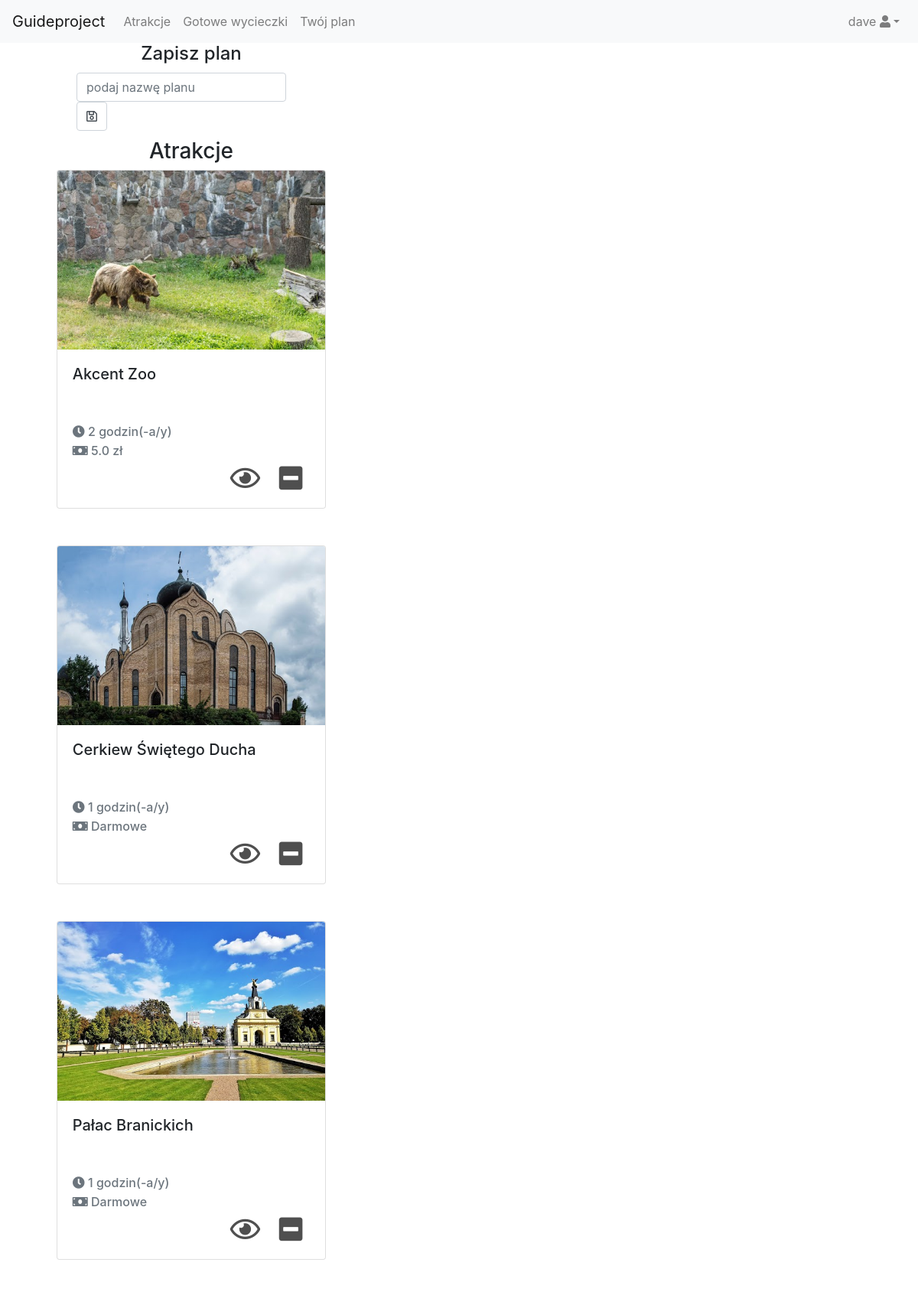
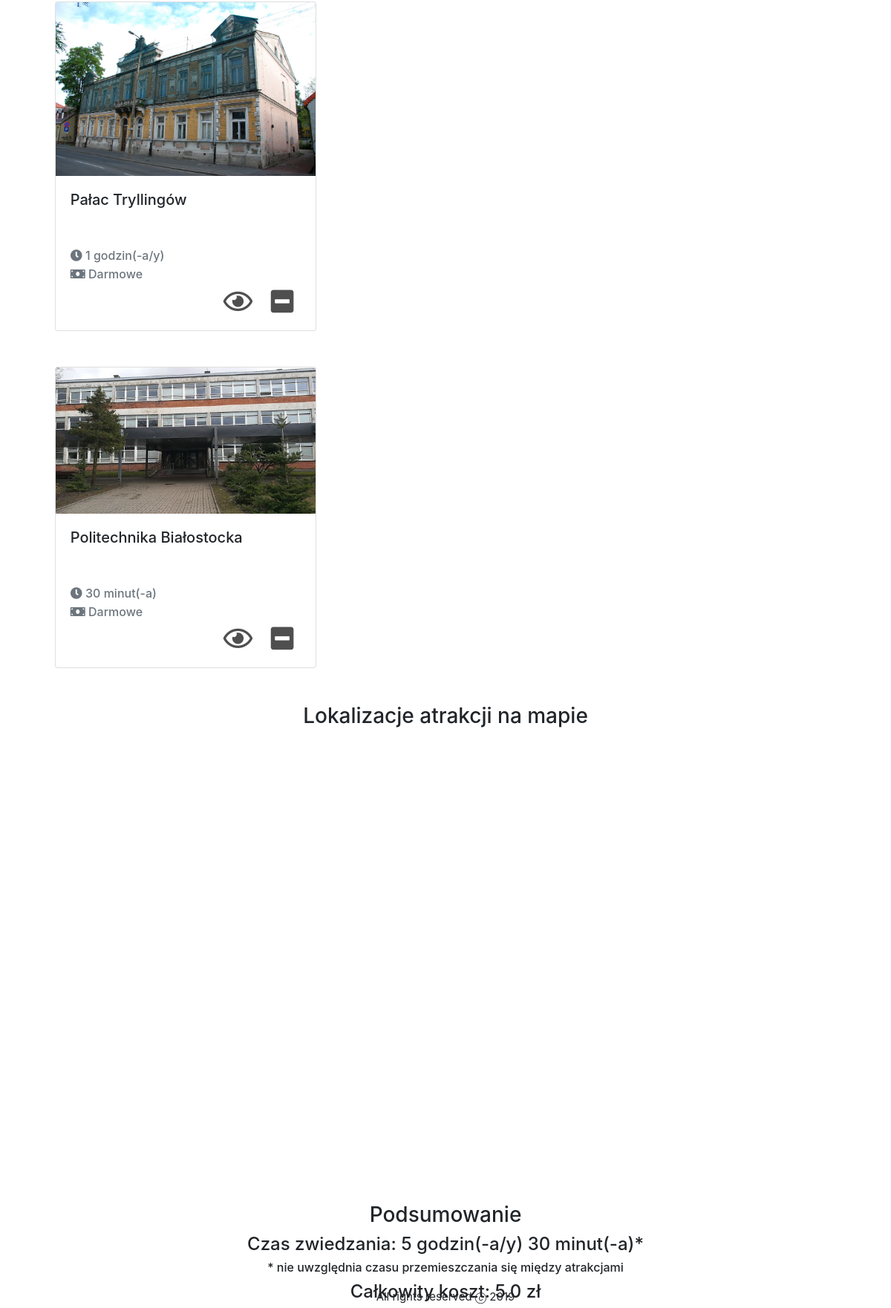
/guide/shoppingcart (signed in), run on the app's committed database (2 pictures, top to bottom).
### guide/models.py (models this page shows, shortened)
class Attraction(models.Model):
    name = models.CharField(_("Name"),
                            max_length=200, help_text="Enter attraction's name.")
    description = models.TextField(max_length=500)
    categories = models.ManyToManyField(
        "Category")
    localization = models.ForeignKey(
        "Localization", verbose_name=_("Address"), on_delete=models.CASCADE, null=True, blank=True)
    timeNeededToSightsee = models.FloatField(
        _("Time neede to sightsee (in hours)"))
    ticketCost = models.FloatField(
        _("Ticket's cost"), default=0)
    def display_catogory(self):
        """Create a string for the Category. This is required to display category in Admin."""
        return ', '.join(category.name for category in self.categories.all())
    def getTimeAsFormattedString(self):
        hours = int(self.timeNeededToSightsee)
        minutes = int((self.timeNeededToSightsee % 1)*60)
        result = ''
        if hours:
            result += str(hours) + ' godzin(-a/y) '
        if minutes:
            result += str(minutes) + ' minut(-a)'
        return result
    def getFormattedCost(self):
        if self.ticketCost == 0:
            return 'Darmowe'
        else:
            return f'{str(self.ticketCost)} zł'
    display_catogory.short_description = 'Category'
    class Meta:
        ordering = ['name']

class ShoppingCart(models.Model):
    owner = models.ForeignKey("Client", verbose_name=_(
        "właściciel"), on_delete=models.CASCADE)
    attractions = models.ManyToManyField(
        "Attraction", verbose_name=_("Attraction list"), blank=True)
    def getTotalCost(self):
        tCost = 0
        for attraction in self.attractions.all():
            tCost += attraction.ticketCost
        return tCost
    def getTotalTime(self):
        tTime = 0
        for attraction in self.attractions.all():
            tTime += attraction.timeNeededToSightsee
        return tTime
    def getTimeAsFormattedString(self):
        time = self.getTotalTime()
        hours = int(time)
        minutes = int((time % 1)*60)
        result = ''
        if hours:
            result += str(hours) + ' godzin(-a/y) '
        if minutes:
            result += str(minutes) + ' minut(-a)'
        return result
    def getFormattedCost(self):
        totalTime = self.getTotalCost()
        if totalTime == 0:
            return 'Darmowe'
        else:
            return f'{totalTime} zł'

### guide/views.py (the view)
class ShoppingCartView(LoginRequiredMixin, TemplateView):
    template_name = 'guide/shoppingcart.html'
    def get_context_data(self, **kwargs):
        context = super().get_context_data(**kwargs)
        shoppingCart = ShoppingCart.objects.get(owner=self.request.user)
        attractions = shoppingCart.attractions.all()
        attractionPKs = attractions.values_list('pk')
        availableAttractions = Attraction.objects.exclude(pk__in=attractionPKs)
        context['shoppingcart'] = shoppingCart
        context['attractions'] = attractions
        context['saveform'] = SaveTripPlanForm
        context['availableattractions'] = availableAttractions
        attractionLocalizations = extractInfo(attractions)
        context["attractionLocalizations"] = attractionLocalizations
        return context

### guide/views.py (called while the page is built, shortened)
def extractInfo(attractionList):
    formattedInfo = []
    try:
        for attraction in attractionList:
            formattedInfo.append({'name': attraction.name,
                                  'lat-lng': {'lat': attraction.localization.lattitude, 'lng': attraction.localization.longitude}})
        return formattedInfo
    except:
        pass

### guide/templates/guide/shoppingcart.html (shortened to what this page needs)
{% extends "base.html" %}
{% block content %}
{% load static %}
    {% if attractions  %}
        <div class="container-fluid">
        <div class="row">
            <div class='col-5 text-center'>
            <h4>Zapisz plan</h4>
            <form action="{% url 'save-trip-plan' shoppingcart.pk %}" method="post" class="form-inline">
                {{ saveform }}
                <button type="submit" class="form-control">
                    <i class="far fa-save save"></i>
                </button>
            </form>
            </div>
            <div class='col'>
            </div>
        </div>
        <div class="row">
            <div class="col-5">
                <h3 class="text-center">Atrakcje</h3>
                <div class="listing-block">
                    {% for attraction in attractions.all %}
                        <div class="card w-75 mb-5 mx-auto">
                            <img class="card-img-top" src="{% static "images/" %}{{attraction.name}}.jpeg" alt="{{attraction.name}}">
                            <div class="card-body">
                                <h5 class="card-title pb-5">{{attraction.name}}</h5>
                                <h6 class="card-subtitle mb-2 text-muted">
                                    <i class="fa fa-clock-o pb-2"></i> {{attraction.getTimeAsFormattedString}} <br>
                                    <i class="fa fa-money"></i> {{attraction.getFormattedCost}}
                                </h6>
                                <p class="card-text text-right">
                                    <a class="icon-wrapper" href="{% url 'attraction-detail' attraction.pk %}">
                                        <i class="far fa-eye"></i>
                                    </a>
                                    <a class="icon-wrapper" href="{% url 'remove-attraction-from-shopping-cart' attraction.pk %}">
                                        <i class="fas fa-minus-square"></i>
                                    </a>
                                </p>
                            </div>
                        </div>
                    {% endfor %}
                </div>
            </div>
            <div class="col">
                <div class="row">
                    <div class="col">
                        <h3 class="text-center">Lokalizacje atrakcji na mapie</h3>
                    </div>
                </div>
                <div class="row">
                    <div class="" id="map"></div>
                </div>
                <div class="row">
                    <div class="col">
                            <h3 class="text-center">Podsumowanie</h3>
                            <h4 class="text-center">Czas zwiedzania: {{shoppingcart.getTimeAsFormattedString}}*</h4>
                            <h6 class="text-center">* nie uwzględnia czasu przemieszczania się między atrakcjami</h6>
                            <h4 class="text-center">Całkowity koszt: {{shoppingcart.getFormattedCost}}</h4>
                    </div>
                </div>
            </div>
            </div>
              </div>
    {% else %}
        <p>Nie masz żadnych atrakcji w koszyku!</p>
    {% endif %}
{% endblock content %}

### templates/base.html (shortened to what this page needs)
<!DOCTYPE html PUBLIC "-//W3C//DTD XHTML 1.0 Transitional//EN"
 "http://www.w3.org/TR/xhtml1/DTD/xhtml1-transitional.dtd">
<html xmlns="http://www.w3.org/1999/xhtml" xml:lang="en" lang="en">
<head>
  {% load static %}
  <link rel="stylesheet" href="{% static 'css/styles.css' %}">
<link rel="stylesheet" href="https://stackpath.bootstrapcdn.com/bootstrap/4.3.1/css/bootstrap.min.css">
<link rel="stylesheet" href="https://maxcdn.bootstrapcdn.com/font-awesome/4.7.0/css/font-awesome.min.css">
<link rel="stylesheet" href="https://cdnjs.cloudflare.com/ajax/libs/font-awesome/5.8.2/css/all.min.css">
</head>
<body>
  <div class="banner" >
    <nav class="navbar navbar-expand-lg navbar-light bg-light">
  <a class="navbar-brand" href="{% url 'home' %}">Guideproject</a>
  <div class="collapse navbar-collapse" id="navbarNav" >
    <ul class="navbar-nav mr-auto">
      <li class="nav-item">
        <a class="nav-link" href="{% url 'attractions' %}">Atrakcje</a><span class="sr-only">(current)</span>
      </li>
      <li class="nav-item">
        <a class="nav-link" href="{% url 'trip-plans' %}">Gotowe wycieczki</a>
      </li>
      {% if user.is_authenticated %}
      <li class="nav-item">
        <a class="nav-link" href="{% url 'shopping-cart' %}">Twój plan</a>
      </li>
      {% endif %}
    </ul>
      {% if user.is_authenticated %}
      <ul class="navbar-nav">
        <li class="nav-item dropdown">
          <a class="nav-link dropdown-toggle" data-toggle="dropdown" href="#" role="button" aria-haspopup="true" aria-expanded="false">{{user.username}} <i class="fas fa-user"></i></a>
        </li>
      </ul>
      {% endif %}
  </div>
</nav>
  </div>
    {% block content %}
    {% endblock %}
  <footer class='footer'>
    {% block footer %}All rights reserved &#9426 2019
    {% endblock footer %}
  </footer>
</body>
</html>

### guide/static/css/styles.css (style rules this page uses)
.footer { padding: 0; margin: 0; position: fixed; bottom: 0; height: 30px; line-height: 30px; font-size: 15px; text-align: center; width: 100vw; }
.icon-wrapper { color:#4F4F4F; padding:10px; }
.icon-wrapper i { font-size: 35px; }

### guide/templates/guide/shoppingcart.html (style rules this page uses)
#map { height:600px; width:800px; margin: 0 auto 30px auto; }
form { display:block; margin: 10px auto; width:300px; }

### data on the page
Attraction: name (picture), name "Akcent Zoo", getTimeAsFormattedString "2 godzin(-a/y)", getFormattedCost "5.0 zł"
Attraction: name (picture), name "Cerkiew Świętego Ducha", getTimeAsFormattedString "1 godzin(-a/y)", getFormattedCost "Darmowe"
Attraction: name (picture), name "Pałac Branickich", getTimeAsFormattedString "1 godzin(-a/y)", getFormattedCost "Darmowe"
Attraction: name (picture), name "Pałac Tryllingów", getTimeAsFormattedString "1 godzin(-a/y)", getFormattedCost "Darmowe"
Attraction: name (picture), name "Politechnika Białostocka", getTimeAsFormattedString "30 minut(-a)", getFormattedCost "Darmowe"
ShoppingCart: getTimeAsFormattedString "5 godzin(-a/y) 30 minut(-a)", getFormattedCost "5.0 zł"

### other printed values
{{ user.username }} "dave"
